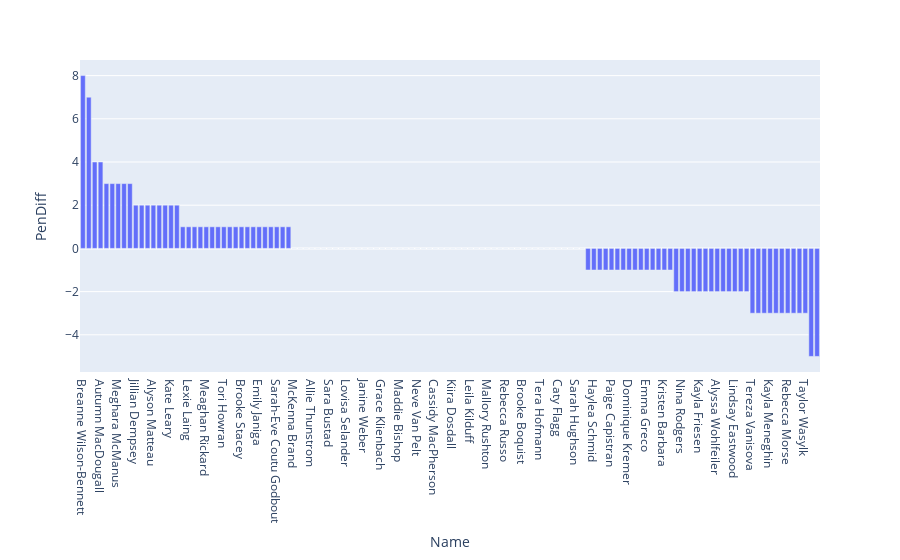

Source (notebook cell):
### Code cell
fig = px.bar(pdiff_df, x='Name', y='PenDiff')
fig.update_layout(barmode='stack', xaxis={'categoryorder':'total descending'})
fig.show()

### Figure 1 — Plotly figure (JSON) as saved in the notebook; plotly's stock layout.template omitted (floating-point values rounded to 4 significant figures)
{"data": [{"alignmentgroup": "True", "hovertemplate": "Name=%{x}<br>PenDiff=%{y}<extra></extra>", "legendgroup": "", "marker": {"color": "#636efa"}, "name": "", "offsetgroup": "", "orientation": "v", "showlegend": false, "textposition": "auto", "type": "bar", "x": ["Jillian Dempsey", "McKenna Brand", "Tereza Vanisova", "Samantha Davis", "Stephanie Anderson", "Meghan Lorence", "Mallory Souliotis", "Taylor Wenczkowski", "Sydney Baldwin", "Kaleigh Fratkin", "Allie Thunstrom", "Chelsey Brodt-Rosenthal", "Nina Rodgers", "Emma Stauber", "Christina Putigna", "Haylea Schmid", "Taylor Turnquist", "Winny Brodt-Brown", "Lauren Kelly", "Lexie Laing", "Mary Parker", "Jenna Rheault", "Paige Capistran", "Tori Sullivan", "Carlee Turner", "Meaghan Rickard", "Meghara McManus", "Amanda Leveille", "Haley Mack", "Maddie Rowe", "Jonna Curtis", "Audra Richards", "Meaghan Pezon", "Sara Bustad", "Lynn Astrup", "Brooke White", "Lovisa Selander", "Rose Alleva", "Kayla Friesen", "Tori Howran", "Shannon Doyle", "Nicole Guagliardo", "Alyson Matteau", "Erin Gehen", "Jordan Juron", "Abbie Ives", "Marie-Jo Pelletier", "Janine Weber", "Carly Jackson", "Whitney Dove", "Emma Vlasic", "Dominique Kremer", "Katelynn Russ", "Alyssa Wohlfeiler", "Autumn MacDougall", "Maggie LaGue", "Elena Orlando", "Brooke Stacey", "Kayla Meneghin", "Hunter Accursi", "Taylor Marchin", "Grace Klienbach", "Megan Delay", "Sarah Schwenzfeier", "Kaycie Anderson", "Maddie Bishop", "Amanda Conway", "Iveta Klimasova", "Mackenzie Lancaster", "Neve Van Pelt", "Kristin Lewicki", "Hanna Beattie", "Brittany Colton", "Cassidy MacPherson", "Lenka Curmova", "Shiann Darkangelo", "Emma Greco", "Sonjia Shelly", "Sammy Kolowrat", "Kiira Dosdall", "Madison Packer", "Emma Woods", "Emily Janiga", "Sarah Steele", "Megan Quinn", "Kelly Babstock", "Jayne Lewis", "Leila Kilduff", "Breanne Wilson-Bennett", "Lindsay Eastwood", "Kendall Cornine", "Paige Voight", "Rebecca Morse", "Natalie Marcuzzi", "Taylor Woods", "Mallory Rushton", "Theresa Knutson", "Allie Olnowich", "Kristen Barbara", "Elaine Chuli", "Taytum Clairmont", "Julie Allen", "Rebecca Russo", "Kate Leary", "Emily Fluke", "Mikyla Grant-Mentis", "Sarah-Eve Coutu Godbout", "Saroya Tinker", "Amy Curlew", "Brooke Avery", "Mackenzie MacNeil", "Brooke Boquist", "Cailey Hutchison", "Victoria Hanson", "Brooke Wolejko", "Tera Hofmann", "Samantha Ridgewell", "Briana Mastel", "Laurel Hill", "Taylor Wasylk", "Lisa Chesson", "Caty Flagg", "Rachael Ade", "Maeve Reilly", "Sarah Hughson", "Mariah Fujimagari"], "xaxis": "x", "y": [2, 0, -3, 3, 3, 0, 4, 0, -1, -5, 0, -2, -2, -3, 1, -1, -1, -2, -2, 1, 1, -1, -1, 7, 1, 1, 3, 1, 0, 0, 2, 2, 1, 0, 0, 0, 0, -1, -2, 1, 3, -2, 2, -1, 1, 0, 0, 0, 0, -3, 0, -1, -2, -2, 4, 1, -1, 1, -3, -1, 1, 0, 0, 0, -2, 0, 0, -2, 0, 0, 1, 0, 0, 0, -3, -5, -1, 0, 0, 0, 0, 3, 1, -1, -1, -3, 0, 0, 8, -2, 0, 0, -3, 2, -3, 0, 2, 0, -1, 0, 1, -2, 0, 2, 1, -3, 1, 0, 2, 0, 1, 0, 1, 0, 0, 0, 0, 0, -1, -3, -2, 0, 0, 0, 0, 0], "yaxis": "y"}], "layout": {"barmode": "stack", "legend": {"tracegroupgap": 0}, "margin": {"t": 60}, "xaxis": {"anchor": "y", "categoryorder": "total descending", "domain": [0, 1], "title": {"text": "Name"}}, "yaxis": {"anchor": "x", "domain": [0, 1], "title": {"text": "PenDiff"}}}}
